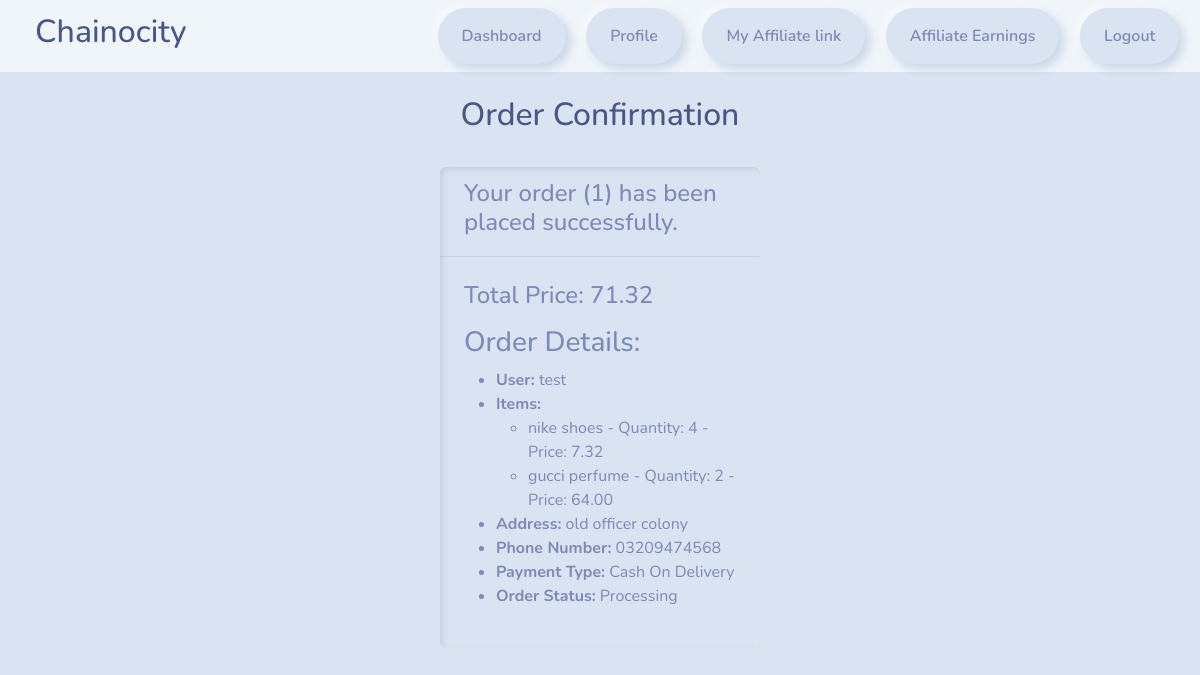
The page /order_confirmation/1/ (signed in) on the database its author committed.
### myapp/models.py (models this page shows, shortened)
class Order(models.Model):
    PAYMENT_CHOICES = [
        ('easypesa', 'EasyPesa'),
        ('jazzcash', 'JazzCash'),
        ('cashondelivery', 'Cash On Delivery'),
    ]
    ORDER_STATUS_CHOICES = [
        ('Processing', 'Processing'),
        ('Shipped', 'Shipped'),
        ('Delivered', 'Delivered'),
        ('Cancelled', 'Cancelled'),
    ]
    user = models.ForeignKey(User, on_delete=models.CASCADE)
    items = models.ManyToManyField('CartItem')
    total_price = models.DecimalField(max_digits=10, decimal_places=2)
    created_at = models.DateTimeField(auto_now_add=True)
    address = models.TextField()
    phone_number = models.CharField(max_length=15)
    payment_type = models.CharField(max_length=20, choices=PAYMENT_CHOICES, default='cashondelivery')
    order_status = models.CharField(max_length=20, choices=ORDER_STATUS_CHOICES, default='Processing')

class CartItem(models.Model):
    product = models.ForeignKey(Product, on_delete=models.CASCADE)
    quantity = models.PositiveIntegerField(default=1)
    user = models.ForeignKey(User, on_delete=models.CASCADE)
    def total_price(self):
        return self.product.p_price * self.quantity

class Product(models.Model):
    p_title = models.CharField(max_length=85)
    p_price = models.DecimalField(max_digits=10, decimal_places=2)
    p_desc = models.TextField()
    p_stock = models.PositiveIntegerField()
    category = models.ForeignKey(Category, on_delete=models.CASCADE,null=True)
    p_image = models.ImageField(upload_to='product_images/', null=True, blank=True, default='default_p.jpg')
    p_image2 = models.ImageField(upload_to='product_images/', null=True, blank=True, default='default_p.jpg')
    p_image3 = models.ImageField(upload_to='product_images/', null=True, blank=True, default='default_p.jpg')
    date_posted = models.DateTimeField(auto_now_add=True)

### myapp/views.py (the view)
# urls.py: path('order_confirmation/<int:order_id>/', views.order_confirmation, name='order_confirmation'),
@login_required(login_url='my_login')
def order_confirmation(request, order_id):
    order = Order.objects.get(id=order_id)
    context = {
        'order': order,
    }
    return render(request, 'order_confirmation.html', context)

### templates/order_confirmation.html (shortened to what this page needs)
{% load static %}
<!DOCTYPE html>
<html lang="en">
<head>
  <link rel="stylesheet" type="text/css" href="https://bootswatch.com/5/morph/bootstrap.min.css" >
  <link rel="stylesheet" type="text/css" href="{% static 'css/styles.css' %}" >
</head>
<body>
  {% include 'base.html' %}
  <br>
  <h2 class="text-center">Order Confirmation</h2>
  <br>
  <div style="display: flex; justify-content: center;">
    <div class="card border-primary mb-3" style="max-width: 20rem;">
      <div class="card-header"><h4>Your order ({{ order.id }}) has been placed successfully.</h4></div>
      <div class="card-body">
        <h4 class="card-title">Total Price: {{ order.total_price }}</h4>
        <p class="card-text"><h3>Order Details:</h3>
          <ul>
              <li><strong>User:</strong> {{ order.user.username }}</li>
              <li><strong>Items:</strong>
                  <ul>
                      {% for item in order.items.all %}
                          <li>{{ item.product.p_title }} - Quantity: {{ item.quantity }} - Price: {{ item.total_price }}</li>
                      {% endfor %}
                  </ul>
              </li>
              <li><strong>Address:</strong> {{ order.address }}</li>
              <li><strong>Phone Number:</strong> {{ order.phone_number }}</li>
              <li><strong>Payment Type:</strong> {{ order.get_payment_type_display }}</li>
              <li><strong>Order Status:</strong> {{ order.get_order_status_display }}</li>
          </ul>
        </p>
      </div>
    </div>
  </div>
</body>
</html>

### rows shown on the page
Order: id "1", total_price "71.32", user.username "test", address "old officer colony", phone_number "03209474568", payment_type "Cash On Delivery", order_status "Processing"
CartItem: product.p_title "nike shoes", quantity "4", total_price "7.32"
CartItem: product.p_title "gucci perfume", quantity "2", total_price "64.00"
